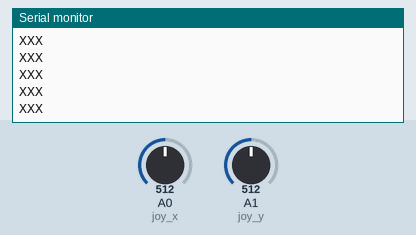
Simulated run of this sketch. Board: Arduino Uno, built with avr-gcc and run on an emulated ATmega328P. Parts: the last lines printed to the serial monitor. The inputs (shaded band) are chosen by the test bench; at power-on: A0 (joy_x) = 512, A1 (joy_y) = 512.

Above: at 1.2 s.
1.3 s: A0 (joy_x) set to 41
2.8 s: A0 (joy_x) set to 35
At 3.05 s:
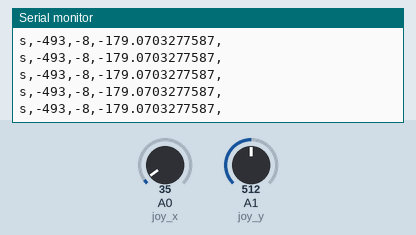
4.7 s: A1 (joy_y) set to 502
At 4.72 s:
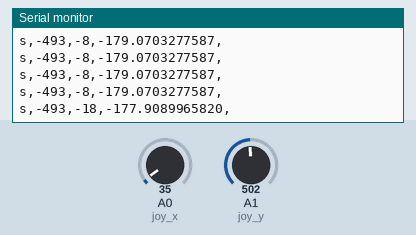

The sketch:

jyoikonn_1.ino
```cpp
int joy_x = 0;
int joy_y = 1;
int val0,val1;
double r;
double n;
double x,y;

void setup() {
  Serial.begin(9600);
}

void loop() {
  val0 = analogRead(joy_x);
  val1 = analogRead(joy_y);

  val0=val0-528;
  val1=val1-520;

  x=(double)val0;
  y=(double)val1;

  r=sqrt(pow(x,2)+pow(y,2));
  if(r<490)
  Serial.println("XXX");
  else{
  n=180*atan2(y,x)/PI;

  Serial.print("s,");
  Serial.print(val0, DEC);
  Serial.print(',');
  Serial.print(val1, DEC);
  Serial.print(',');
  Serial.print(n,DEC);
  Serial.println(',');


  delay(50);
  }
}
```

Measured:
- the behaviour switches between 39 and 38 on A0 (joy_x) (found by bisection; images 0 and 1)
- after the input at 2.8 s, the serial monitor: prints a new line after 0.07 s (image 1)
- after the input at 4.7 s, the serial monitor: prints a new line at once (image 2)
